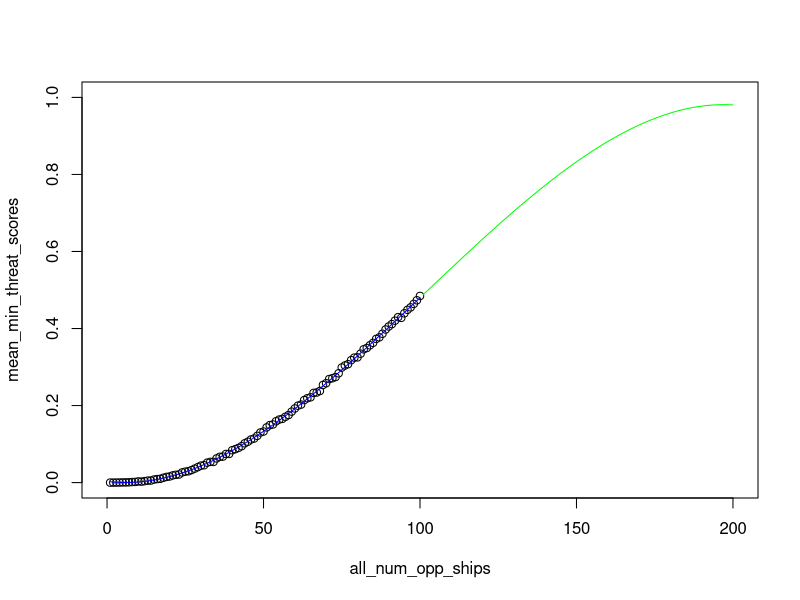

Write R code to recreate this figure.
# Simulate the probability of a base called flooded as a function of a uniform
# distribution of opponent ships
grid_size <- 21
all_num_opp_ships <- 1:100
all_num_opp_ships2 <- all_num_opp_ships**2
all_num_opp_ships3 <- all_num_opp_ships**3
num_cons_opp_ships <- length(all_num_opp_ships)
max_distance <- 4
num_sims <- 1e4
min_threat_scores <- matrix(rep(0, num_sims*num_cons_opp_ships),
                            nrow=num_cons_opp_ships)
min_threat_counts <- matrix(rep(0, num_sims*num_cons_opp_ships),
                            nrow=num_cons_opp_ships)
base_row <- 10
base_col <- 10
for(i in 1:num_cons_opp_ships){
  cat("Num ships", i, "of", num_cons_opp_ships, "\n")
  num_opp_ships <- all_num_opp_ships[i]
  for(j in 1:num_sims){
    positions <- sample(grid_size*grid_size, num_opp_ships, replace=FALSE)
    cols <- positions %% grid_size
    rows <- (positions-cols)/grid_size
    diff_from_base <- (cols != base_col) | (rows != base_row)
    cols <- cols[diff_from_base]
    rows <- rows[diff_from_base]
    
    row_diff <- rows-base_row
    vert_dist <- abs(row_diff)
    south_dist <- ifelse(rows >= base_row, rows-base_row,
                         rows-base_row+grid_size)
    col_diff <- cols-base_col
    horiz_dist <- abs(col_diff)
    east_dist <- ifelse(cols >= base_col, cols-base_col,
                        cols-base_col+grid_size)
    
    dist <- vert_dist+horiz_dist
    
    # Compute the threat scores
    considered_distance_ids <- dist <= 4  # 12 considered squares
    north_threat_ids <- (south_dist[
      considered_distance_ids] > grid_size/2) & (
        vert_dist[considered_distance_ids] >= horiz_dist[
          considered_distance_ids])
    north_threat_score <- sum(1/dist[
      considered_distance_ids][north_threat_ids])
    south_threat_ids <- (south_dist[
      considered_distance_ids] < grid_size/2) & (
        vert_dist[considered_distance_ids] >= horiz_dist[
          considered_distance_ids])
    south_threat_score <- sum(1/dist[
      considered_distance_ids][south_threat_ids])
    east_threat_ids <- (east_dist[
      considered_distance_ids] < grid_size/2) & (
        vert_dist[considered_distance_ids] <= horiz_dist[
          considered_distance_ids])
    east_threat_score <- sum(1/dist[
      considered_distance_ids][east_threat_ids])
    west_threat_ids <- (east_dist[
      considered_distance_ids] > grid_size/2) & (
        vert_dist[considered_distance_ids] <= horiz_dist[
          considered_distance_ids])
    west_threat_score <- sum(1/dist[
      considered_distance_ids][west_threat_ids])
    
    min_threat_counts[i, j] <- min(c(sum(north_threat_ids), sum(south_threat_ids),
                                     sum(east_threat_ids), sum(west_threat_ids)))
    min_threat_scores[i, j] <- min(c(north_threat_score, south_threat_score,
                                     east_threat_score, west_threat_score))
  }
}
# mean_min_threat_counts <- rowMeans(min_threat_counts)
# plot(all_num_opp_ships, mean_min_threat_counts)

mean_min_threat_scores <- rowMeans(min_threat_scores)
linear_mod <- lm(mean_min_threat_scores ~ all_num_opp_ships + all_num_opp_ships2+
                  all_num_opp_ships3)
summary(linear_mod)
plot(all_num_opp_ships, mean_min_threat_scores, xlim=c(0, 200), ylim=c(0, 1))
lines(all_num_opp_ships, predict(linear_mod), col='blue')

predict_ships <- 101:200
new <- data.frame(all_num_opp_ships = predict_ships,
                  all_num_opp_ships2 = predict_ships**2,
                  all_num_opp_ships3 = predict_ships**3
                  )
lines(predict_ships, predict(linear_mod, new), col="green")

